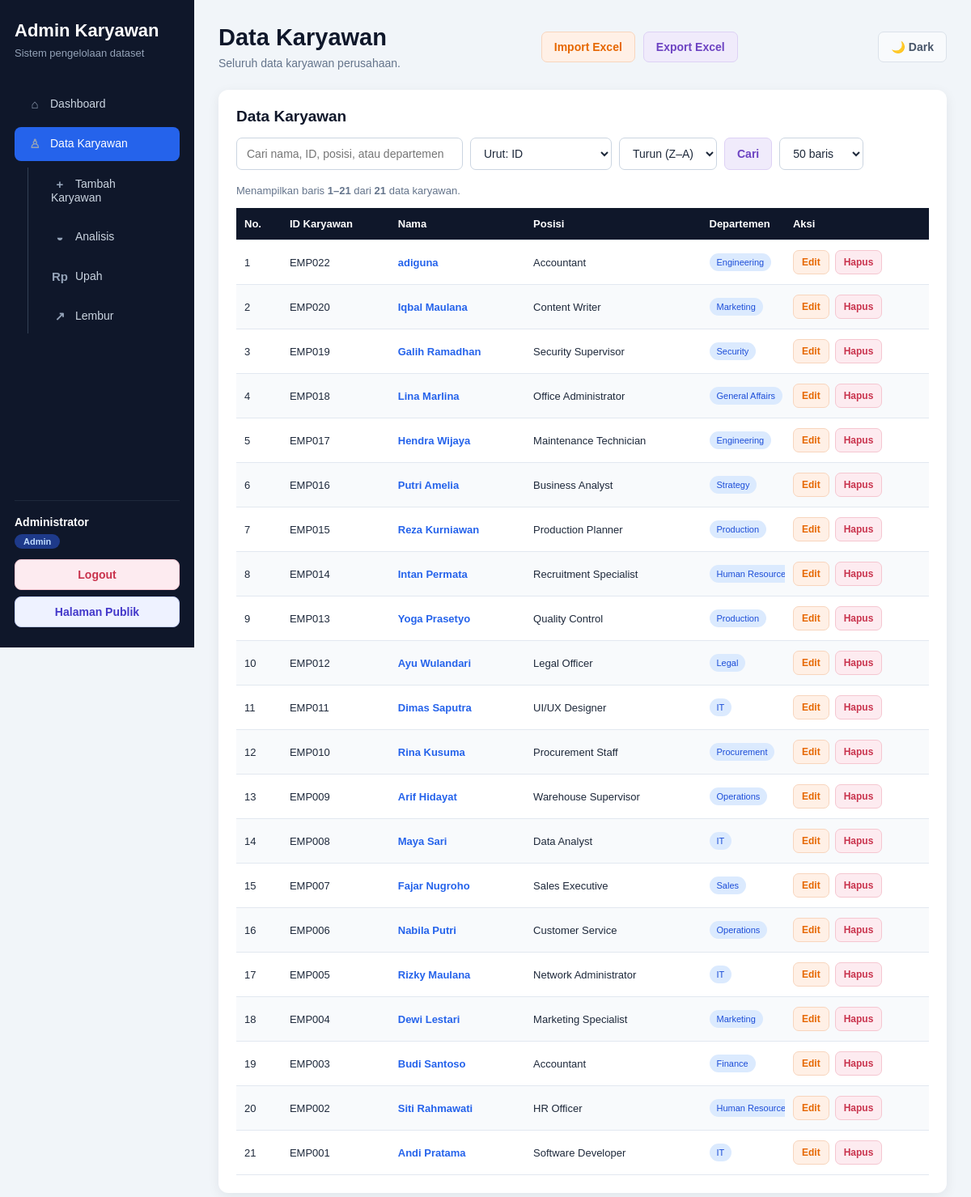
Screenshot of /Dashboard/karyawan.php (signed in) with the database file from the repository.
### tables this page shows
CREATE TABLE `karyawan` (
  `id` int NOT NULL AUTO_INCREMENT,
  `employee_name` varchar(150) DEFAULT NULL,
  `emp_id` varchar(30) DEFAULT NULL,
  `position` varchar(100) DEFAULT NULL,
  `department` varchar(100) DEFAULT NULL,
  `department_id` int unsigned DEFAULT NULL,
  `salary` decimal(15,2) DEFAULT NULL,
  `gender` varchar(20) DEFAULT NULL,
  `marital_status` varchar(50) DEFAULT NULL,
  `date_of_hire` date DEFAULT NULL,
  `employment_status` varchar(50) DEFAULT NULL,
  `performance_score` varchar(50) DEFAULT NULL,
  `foto_profil` varchar(255) DEFAULT NULL,
  `file_cv` varchar(255) DEFAULT NULL,
  `nik` varchar(50) DEFAULT NULL,
  `alamat` text,
  `tanggal_lahir` date DEFAULT NULL,
  `agama` varchar(50) DEFAULT NULL,
  `kontak` varchar(50) DEFAULT NULL,
  `email` varchar(150) DEFAULT NULL,
  `file_ijazah` varchar(255) DEFAULT NULL,
  `file_mcu` varchar(255) DEFAULT NULL,
  `biografi` text,
  `riwayat_pekerjaan` text,
  `tanggal_riwayat_pekerjaan` date DEFAULT NULL,
  `riwayat_pendidikan` text,
  `tanggal_riwayat_pendidikan` date DEFAULT NULL,
  `tanggal_mcu_terakhir` date DEFAULT NULL,
  `keahlian` text,
  `file_cv_generated` varchar(255) DEFAULT NULL,
  PRIMARY KEY (`id`),
  KEY `fk_karyawan_department` (`department_id`),
  CONSTRAINT `fk_karyawan_department` FOREIGN KEY (`department_id`) REFERENCES `master_departemen` (`id`) ON DELETE RESTRICT
);

### Dashboard/karyawan.php (called while the page is built, shortened)
<?php
require __DIR__ . "/koneksi.php";
require __DIR__ . "/fungsi/auth.php";
require __DIR__ . "/fungsi/data-karyawan.php";
$data = ambilDataKaryawan($conn, [50, 100, 150], 50, true);
$hasil = $data["hasil"];
$jumlahData = $data["jumlahData"];
$totalCocok = $data["totalCocok"];
$kataKunci = $data["kataKunci"];
$batas = $data["batas"];
$batasDiizinkan = $data["batasDiizinkan"];
$tanpaBatas = $data["tanpaBatas"];
$offset = $data["offset"];
require __DIR__ . "/partials/atas.php";
require __DIR__ . "/partials/tabel.php";
require __DIR__ . "/partials/bawah.php";

### Dashboard/fungsi/auth.php (called while the page is built, shortened)
<?php
function sudahLogin(): bool
{
    return isset($_SESSION['user']['id'])
        && in_array(
            (string) ($_SESSION['user']['role'] ?? ''),
            ['admin', 'superadmin', 'pic', 'koordinator', 'manager'],
            true
        );
}
function rolePengguna(): string
{
    return (string) ($_SESSION['user']['role'] ?? '');
}
function roleOperasional(): bool
{
    return in_array(rolePengguna(), ['pic', 'koordinator', 'manager'], true);
}
function punyaRole(string ...$roles): bool
{
    return sudahLogin() && in_array(rolePengguna(), $roles, true);
}

### Dashboard/fungsi/data-karyawan.php (called while the page is built, shortened)
<?php
function ambilDataKaryawan(
    mysqli $conn,
    array $batasDiizinkan,
    int $batasDefault,
    bool $izinkanSemua
): array {
    $cakupan = roleOperasional() ? "department_id = " . (int) (departmentIdPengguna() ?? 0) : "1=1";
    $kataKunci = trim($_GET["cari"] ?? "");
    $filterKolom = (string) ($_GET["filter"] ?? "semua");
    $sortPilihan = [
        "id" => "id", "emp_id" => "emp_id", "nama" => "employee_name",
        "posisi" => "position", "departemen" => "department", "gaji" => "CAST(salary AS DECIMAL(15,2))",
        "tanggal_masuk" => "date_of_hire", "status_kerja" => "employment_status",
        "performa" => "performance_score",
    ];
    $sort = (string) ($_GET["sort"] ?? "id");
    $arah = strtoupper((string) ($_GET["arah"] ?? "DESC"));
    $klausaUrut = $sortPilihan[$sort] . " " . $arah . ", id DESC";
    $kolomFilter = [
        "semua" => "employee_name LIKE ? OR emp_id LIKE ? OR position LIKE ? OR department LIKE ? OR salary LIKE ? OR date_of_hire LIKE ? OR employment_status LIKE ? OR performance_score LIKE ?",
        "id" => "emp_id LIKE ?", "posisi" => "position LIKE ?", "departemen" => "department LIKE ?",
        "gaji" => "salary LIKE ?", "tanggal_masuk" => "date_of_hire LIKE ?", "status_kerja" => "employment_status LIKE ?", "performa" => "performance_score LIKE ?",
    ];
    $kondisiFilter = $kolomFilter[$filterKolom];
    $batasParam = (string) ($_GET["batas"] ?? $batasDefault);
    $tanpaBatas = ($izinkanSemua && $batasParam === "semua");
    if ($tanpaBatas) {
        $batas = null;
    } else {
        $batas = (int) $batasParam;
    }
    $pencarian = "%" . $kataKunci . "%";
    if ($kataKunci !== "") {
        $sqlHitung = "SELECT COUNT(*) AS total FROM karyawan WHERE " . $cakupan . " AND (" . $kondisiFilter . ")";
        $stmtHitung = mysqli_prepare($conn, $sqlHitung);
        if (!$stmtHitung) {
            die("Query hitung pencarian gagal disiapkan: " . mysqli_error($conn));
        }
        $jumlahParameter = substr_count($kondisiFilter, "?");
        $parameter = array_fill(0, $jumlahParameter, $pencarian);
        $bind = [$stmtHitung, str_repeat("s", $jumlahParameter)];
        foreach ($parameter as $k => &$nilai) $bind[] = &$nilai;
        call_user_func_array("mysqli_stmt_bind_param", $bind);
        mysqli_stmt_execute($stmtHitung);
        $totalCocok = (int) (
            mysqli_fetch_assoc(
                mysqli_stmt_get_result($stmtHitung)
            )["total"] ?? 0
        );
    } else {
        $queryTotal = mysqli_query(
            $conn,
            "SELECT COUNT(*) AS total FROM karyawan WHERE " . $cakupan
        );
        $totalCocok = (int) (
            mysqli_fetch_assoc($queryTotal)["total"] ?? 0
        );
    }
    $halaman = max(1, (int) ($_GET["hal"] ?? 1));
    if ($tanpaBatas) {
        $totalHalaman = 1;
        $halaman = 1;
        $offset = 0;
        $klausaLimit = "";
    } else {
        $totalHalaman = max(1, (int) ceil($totalCocok / $batas));
        $offset = ($halaman - 1) * $batas;
        $klausaLimit = " LIMIT " . $batas . " OFFSET " . $offset;
    }
    if ($kataKunci !== "") {
        $sql = "SELECT * FROM karyawan WHERE " . $cakupan . " AND (" . $kondisiFilter . ") ORDER BY " . $klausaUrut . $klausaLimit;
        $stmt = mysqli_prepare($conn, $sql);
        if (!$stmt) {
            die("Query pencarian gagal disiapkan: " . mysqli_error($conn));
        }
        $jumlahParameter = substr_count($kondisiFilter, "?");
        $parameter = array_fill(0, $jumlahParameter, $pencarian);
        $bind = [$stmt, str_repeat("s", $jumlahParameter)];
        foreach ($parameter as $k => &$nilai) $bind[] = &$nilai;
        call_user_func_array("mysqli_stmt_bind_param", $bind);
        mysqli_stmt_execute($stmt);
        $hasil = mysqli_stmt_get_result($stmt);
    } else {
        $hasil = mysqli_query(
            $conn,
            "SELECT *
             FROM karyawan
             WHERE " . $cakupan . "
             ORDER BY " . $klausaUrut . $klausaLimit
        );
    }
    return [
        "hasil" => $hasil,
        "jumlahData" => mysqli_num_rows($hasil),
        "totalCocok" => $totalCocok,
        "kataKunci" => $kataKunci,
        "filterKolom" => $filterKolom,
        "sort" => $sort,
        "arah" => $arah,
        "batas" => $batas,
        "batasDiizinkan" => $batasDiizinkan,
        "tanpaBatas" => $tanpaBatas,
        "izinkanSemua" => $izinkanSemua,
        "halaman" => $halaman,
        "totalHalaman" => $totalHalaman,
        "offset" => $offset,
    ];
}

### Dashboard/partials/tabel.php (the view, shortened to what this page needs)
<?php
$bolehAksi = function_exists("punyaRole") && punyaRole("admin", "superadmin");
$offset = $offset ?? 0;
$mulai = $jumlahData > 0 ? ($offset + 1) : 0;
$sampai = $offset + $jumlahData;
?>
    <section class="data-card">
        <div class="data-card-header">
            <h2>Data Karyawan</h2>
            <form method="GET" class="search-form">
                <input
                    type="text"
                    name="cari"
                    placeholder="Cari nama, ID, posisi, atau departemen"
                    value="<?= htmlspecialchars($kataKunci); ?>"
                >
                <select name="sort" title="Urutkan berdasarkan">
                    <?php foreach (["id"=>"ID", "emp_id"=>"ID Karyawan", "nama"=>"Nama", "posisi"=>"Posisi", "departemen"=>"Departemen", "gaji"=>"Gaji", "tanggal_masuk"=>"Tanggal masuk", "status_kerja"=>"Status kerja", "performa"=>"Performa"] as $nilaiSort=>$labelSort): ?>
                        <option value="<?= $nilaiSort; ?>" <?= ($sort ?? "id") === $nilaiSort ? "selected" : ""; ?>>Urut: <?= $labelSort; ?></option>
                    <?php endforeach; ?>
                </select>
                <select name="arah" onchange="this.form.submit()" title="Arah urutan">
                    <option value="DESC" <?= ($arah ?? "DESC") === "DESC" ? "selected" : ""; ?>>Turun (Z–A)</option>
                </select>
                <button
                    type="submit"
                    class="btn btn-primary"
                >
                    Cari
                </button>
                <select
                    name="batas"
                    onchange="this.form.submit()"
                    title="Jumlah baris yang ditampilkan"
                >
                    <?php foreach ($batasDiizinkan as $opsiBatas): ?>
                        <option
                            value="<?= $opsiBatas; ?>"
                            <?= (!$tanpaBatas && $batas === $opsiBatas) ? "selected" : ""; ?>
                        >
                            <?= $opsiBatas; ?> baris
                        </option>
                    <?php endforeach; ?>
                </select>
            </form>
        </div>
        <div class="result-info">
            <?php if ($kataKunci !== ""): ?>
                Ditemukan
                <strong><?= $totalCocok; ?></strong>
                data untuk pencarian
                <strong><?= htmlspecialchars($kataKunci); ?></strong>,
                menampilkan baris
                <strong><?= $mulai; ?>&ndash;<?= $sampai; ?></strong>.
            <?php else: ?>
                Menampilkan baris
                <strong><?= $mulai; ?>&ndash;<?= $sampai; ?></strong>
                dari
                <strong><?= $totalCocok; ?></strong>
                data karyawan.
            <?php endif; ?>
        </div>
        <div class="table-wrapper">
            <table>
                <thead>
                <tr>
                    <th>No.</th>
                    <th>ID Karyawan</th>
                    <th>Nama</th>
                    <th>Posisi</th>
                    <th>Departemen</th>
                    <th>Gaji</th>
                    <?php if ($bolehAksi): ?>
                        <th>Aksi</th>
                    <?php endif; ?>
                </tr>
                </thead>
                <tbody>
                <?php if ($jumlahData > 0): ?>
                    <?php $nomor = $offset + 1; ?>
                    <?php while (
                        $row = mysqli_fetch_assoc($hasil)
                    ): ?>
                        <tr>
                            <td>
                                <?= $nomor++; ?>
                            </td>
                            <td>
                                <?= htmlspecialchars(
                                    $row["emp_id"] ?? "-"
                                ); ?>
                            </td>
                            <td>
                                <a
                                    class="employee-profile-link"
                                    href="profil-karyawan.php?id=<?= (int) $row["id"]; ?>"
                                >
                                    <?= htmlspecialchars(
                                        $row["employee_name"] ?? "-"
                                    ); ?>
                                </a>
                            </td>
                            <td>
                                <?= htmlspecialchars(
                                    $row["position"] ?? "-"
                                ); ?>
                            </td>
                            <td>
                                <span class="badge">
                                    <?= htmlspecialchars(
                                        $row["department"] ?? "-"
                                    ); ?>
                                </span>
                            </td>
                            <td>
                            </td>
                            <?php if ($bolehAksi): ?>
                            <td>
                                <div class="action-buttons">
                                    <a
                                        href="profil-karyawan.php?id=<?= (int) $row["id"]; ?>&edit=1"
                                        class="btn btn-warning"
                                    >
                                        Edit
                                    </a>
                                    <a
                                        href="fungsi/hapus.php?id=<?= (int) $row["id"]; ?>"
                                        class="btn btn-danger"
                                        onclick="return confirm(
                                            'Yakin ingin menghapus data karyawan ini?'
                                        );"
                                    >
                                        Hapus
                                    </a>
                                </div>
                            </td>
                            <?php endif; ?>
                        </tr>
                    <?php endwhile; ?>
                <?php endif; ?>
                </tbody>
            </table>
        </div>
    </section>

### style/admin-karyawan.css (style rules this page uses)
.karyawan-page .data-card, .karyawan-page .table-wrapper { width: 100%; }
.karyawan-page .employee-profile-link { font-weight: 700; }

### style/admin-base.css (style rules this page uses)
* { box-sizing: border-box; }
body { margin: 0; font-family: Arial, Helvetica, sans-serif; background-color: #f1f5f9; color: #1e293b; }
.btn { display: inline-flex; align-items: center; justify-content: center; padding: 10px 15px; border: 1px solid transparent; border-radius: 7px; text-decoration: none; font-size: 14px; cursor: pointer; font-weight: 600; transition: background-color 0.2s, border-color 0.2s, color 0.2s; }
.btn-primary { color: #6d43c2; background-color: #f0ebfb; border-color: #ddd1f5; }
.btn-warning { color: #e66700; background-color: #fff0e6; border-color: #f8d5bd; }
.btn-danger { color: #c9334d; background-color: #fdebf0; border-color: #f5c6d0; }
.data-card { padding: 22px; background-color: #ffffff; border-radius: 12px; box-shadow: 0 4px 15px rgba(15, 23, 42, 0.07); }
.data-card-header { display: flex; align-items: center; justify-content: space-between; gap: 15px; margin-bottom: 18px; flex-wrap: wrap; }
.data-card-header h2 { margin: 0; color: #0f172a; font-size: 19px; }
.search-form { display: flex; gap: 9px; flex-wrap: wrap; }
.search-form input { width: 280px; padding: 10px 12px; border: 1px solid #cbd5e1; border-radius: 7px; font-size: 14px; outline: none; }
.search-form select { padding: 10px 12px; border: 1px solid #cbd5e1; border-radius: 7px; font-size: 14px; background-color: #ffffff; color: #1e293b; cursor: pointer; outline: none; }
.result-info { margin-bottom: 14px; color: #64748b; font-size: 13px; }
.table-wrapper { width: 100%; overflow-x: auto; }
table { width: 100%; min-width: 1450px; border-collapse: collapse; }
th:last-child, td:last-child { position: sticky; right: 0; z-index: 2; }
th:last-child { background-color: #0f172a; }
td:last-child { background-color: #ffffff; }
tbody tr:nth-child(even) td:last-child { background-color: #f8fafc; }
thead { color: #ffffff; background-color: #0f172a; }
th, td { padding: 12px 10px; border-bottom: 1px solid #e2e8f0; text-align: left; vertical-align: middle; font-size: 13px; }
th { white-space: nowrap; }
tbody tr:nth-child(even) { background-color: #f8fafc; }
.badge { display: inline-block; padding: 5px 9px; border-radius: 20px; color: #1d4ed8; background-color: #dbeafe; font-size: 11px; }
.action-buttons { display: flex; gap: 7px; white-space: nowrap; }
.action-buttons .btn { padding: 7px 10px; font-size: 12px; }
.employee-profile-link { color: #2563eb; font-weight: 700; text-decoration: none; }

### rows the page displays
karyawan: emp "EMP022", employee_name "adiguna", position "Accountant", department "Engineering"
karyawan: emp "EMP020", employee_name "Iqbal Maulana", position "Content Writer", department "Marketing"
karyawan: emp "EMP019", employee_name "Galih Ramadhan", position "Security Supervisor", department "Security"
karyawan: emp "EMP018", employee_name "Lina Marlina", position "Office Administrator", department "General Affairs"
karyawan: emp "EMP017", employee_name "Hendra Wijaya", position "Maintenance Technician", department "Engineering"
karyawan: emp "EMP016", employee_name "Putri Amelia", position "Business Analyst", department "Strategy"
karyawan: emp "EMP015", employee_name "Reza Kurniawan", position "Production Planner", department "Production"
karyawan: emp "EMP014", employee_name "Intan Permata", position "Recruitment Specialist", department "Human Resources"
karyawan: emp "EMP013", employee_name "Yoga Prasetyo", position "Quality Control", department "Production"
karyawan: emp "EMP012", employee_name "Ayu Wulandari", position "Legal Officer", department "Legal"
karyawan: emp "EMP011", employee_name "Dimas Saputra", position "UI/UX Designer", department "IT"
karyawan: emp "EMP010", employee_name "Rina Kusuma", position "Procurement Staff", department "Procurement"
karyawan: emp "EMP009", employee_name "Arif Hidayat", position "Warehouse Supervisor", department "Operations"
karyawan: emp "EMP008", employee_name "Maya Sari", position "Data Analyst", department "IT"
karyawan: emp "EMP007", employee_name "Fajar Nugroho", position "Sales Executive", department "Sales"
karyawan: emp "EMP006", employee_name "Nabila Putri", position "Customer Service", department "Operations"
karyawan: emp "EMP005", employee_name "Rizky Maulana", position "Network Administrator", department "IT"
karyawan: emp "EMP004", employee_name "Dewi Lestari", position "Marketing Specialist", department "Marketing"
karyawan: emp "EMP003", employee_name "Budi Santoso", position "Accountant", department "Finance"
karyawan: emp "EMP002", employee_name "Siti Rahmawati", position "HR Officer", department "Human Resources"
karyawan: emp "EMP001", employee_name "Andi Pratama", position "Software Developer", department "IT"

### other values shown
namaPengguna() "Administrator"
rolePengguna() "Admin"
$judulHalaman "Data Karyawan"
$subjudulHalaman "Seluruh data karyawan perusahaan."
$mulai "1"
$sampai "21"
$totalCocok "21"
form field batas "50 baris"
